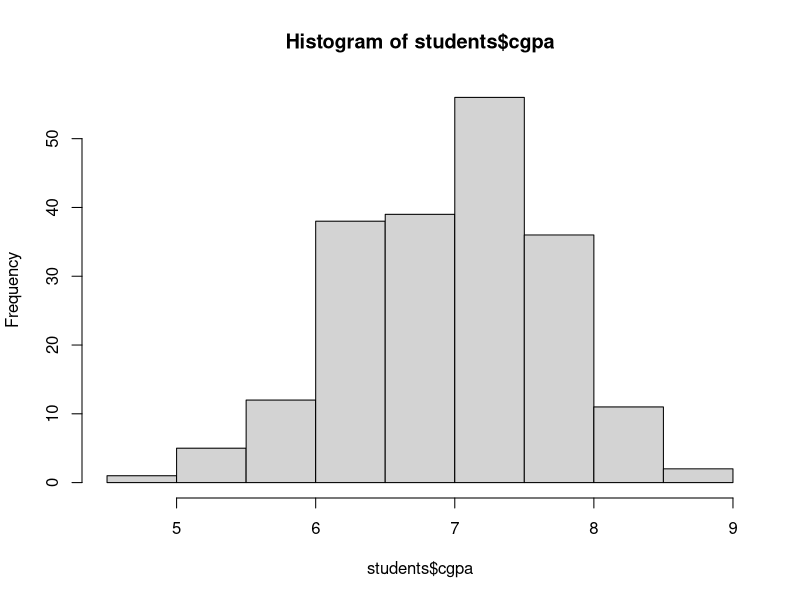
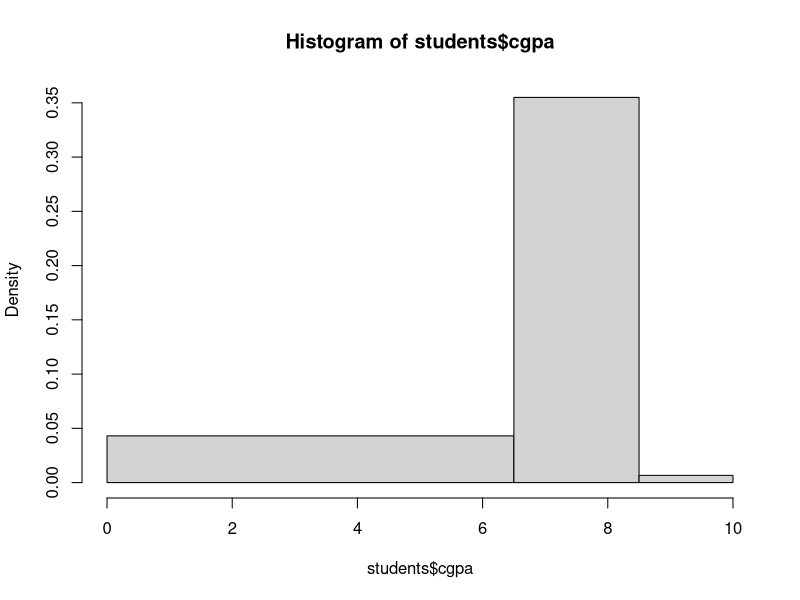
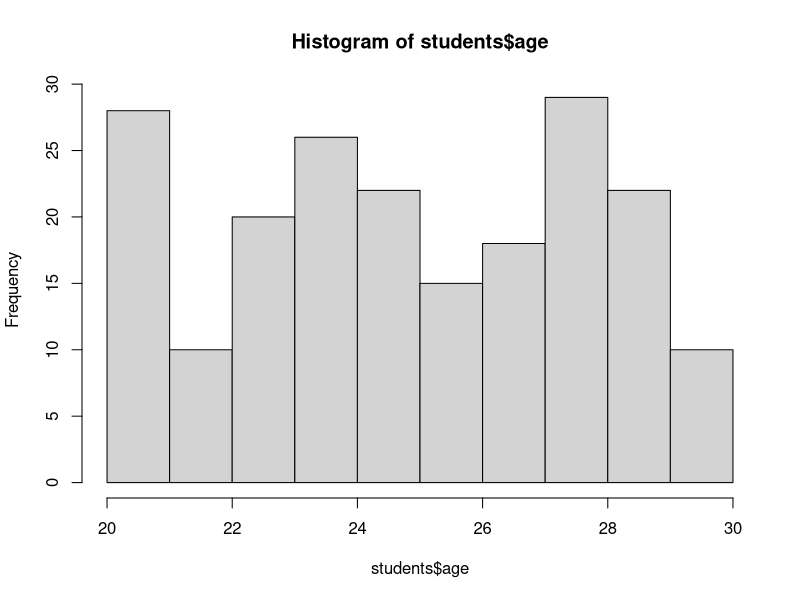
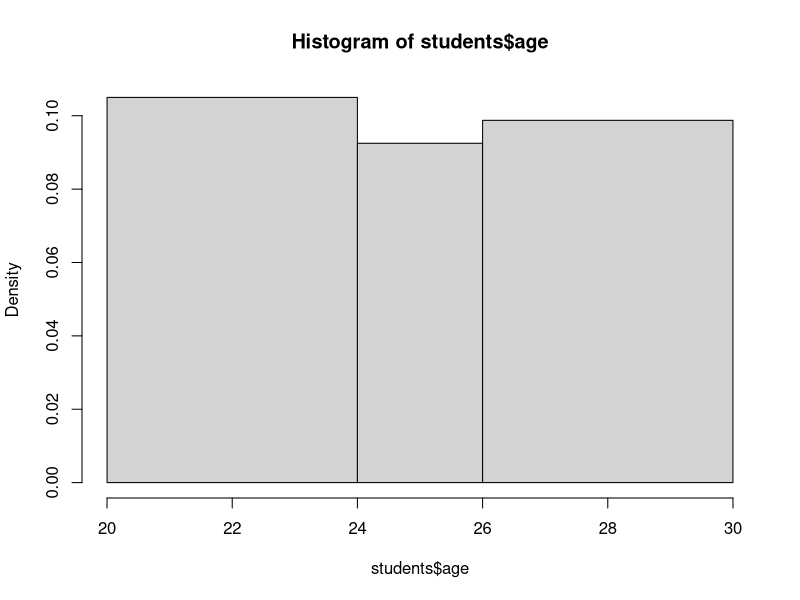
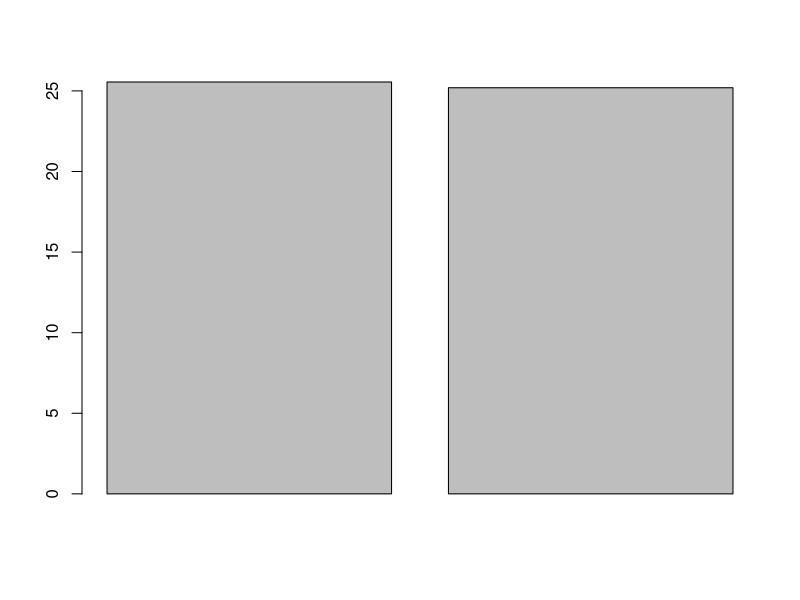
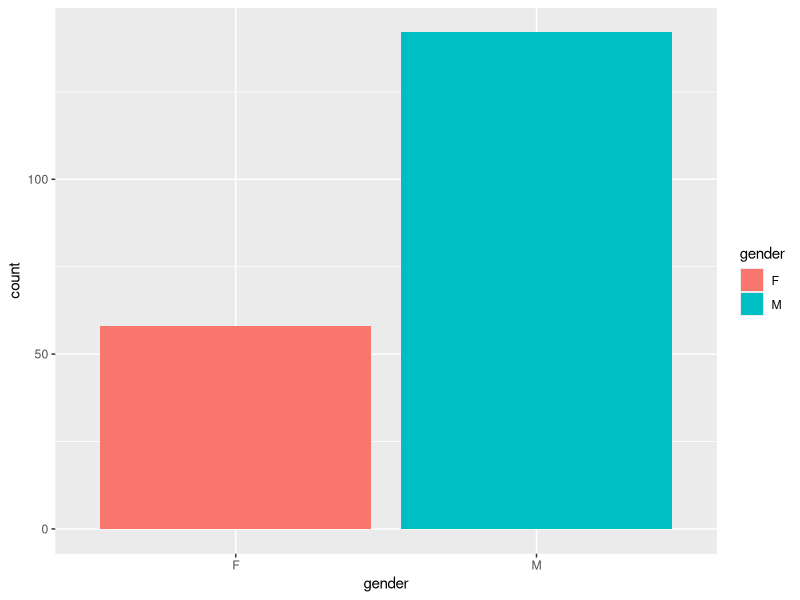
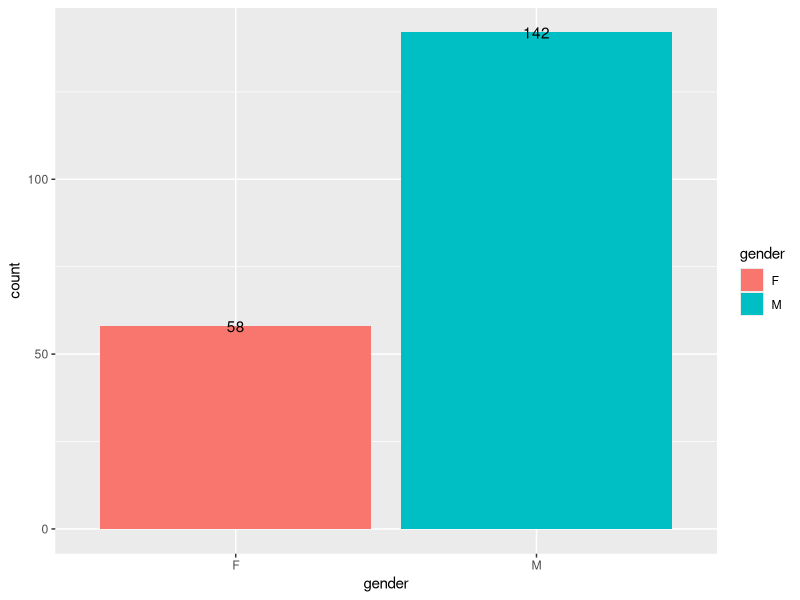
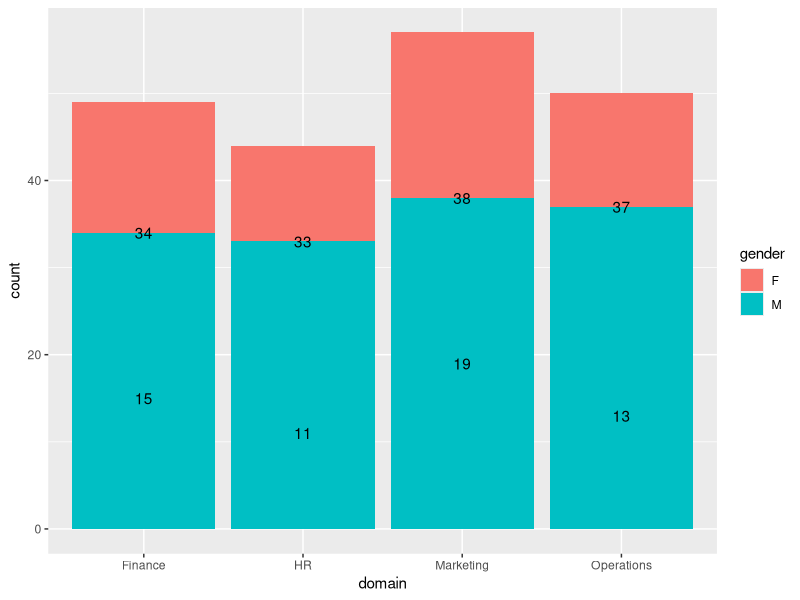

Source code (R) for these figures, in order: (Note: this script raises an error after producing the figures.)
ns=200
(age= round(runif(n=ns,min=20, max=30)))
mean(age)
(gender = sample(x=c('M','F'), size=ns,replace=T, prob=c(.7,.3)))
table(gender)
(batch = sample (x=c('2017','2018','2019'), size=ns, replace=T, prob=c(.2,.3,.5)))
table(batch)  
(cgpa= round(rnorm(n=ns,mean=7,sd=.75),2))
range(cgpa)
(ug=round(rnorm(n=ns,mean=70,sd=5),2))
range(ug)  
(class12=round(rnorm(n=ns,mean=70,sd=7),2))
range(class12)
(domain=sample(c('Finance','HR','Operations','Marketing'),size=ns,replace=T))
students= data.frame(age,gender,batch,cgpa,ug,class12,domain)
head(students)
students$select=sample(c('Placed','Notplaced'), size=ns, replace=T,prob=c(.7,.3))
table(students$select)
(students$salary=round(rnorm(n=ns,mean=12,sd=1),2))
(students$salary=ifelse(students$select=='Notplaced', NA, students$salary))
head(students)
nrow(students)
table(students$domain)
table(students$batch)
table(students$batch, students$domain, students$gender)
hist(students$cgpa)
hist(students$cgpa, breaks=c(0, 6.5, 8.5, 10))
hist(students$age)
hist(students$age, breaks=c(20,24,26,30))


library(dplyr)
library(ggplot2)
t1<-students %>% group_by(gender) %>% summarize(meanAge=mean(age))
barplot(height=t1$meanAge)

ggplot(students, aes(x=gender, fill=gender))+geom_bar(stat='count')
ggplot(students, aes(x=gender, fill=gender))+geom_bar(stat='count')+geom_text(stat='count',aes(label=..count..))
ggplot(students, aes(x=domain, fill=gender))+geom_bar(stat='count')+geom_text(stat='count',aes(label=..count..))
ggplot(students, aes(x=batch, fill=gender))+geom_bar(stat='count')+geom_text(stat='count',aes(label=..count..))

ggplot(students, aes(x=batch, fill=domain))+geom_bar(stat='count')+geom_text(stat='count',aes(label=..count..), position = position_stack())

ggplot(students, aes(x=gender, fill=gender))+geom_bar(stat='count')+geom_text(stat='count',aes(label=..count..), position = position_stack(), vjust=1)+facet_grid(batch~domain)

ggplot(students, aes(x=cgpa))+geom_histogram()
ggplot(students, aes(x=cgpa))+geom_histogram(breaks=c(0,5,7,9,10), fill=1:4)
ggplot(students, aes(x=cgpa))+stat_bin(bins=5, fill=1:5)

ggplot(students, aes(x=gender, fill=gender))+geom_bar(stat='count')+geom_text(stat='count',aes(label=..count..))+facet_grid(batch~domain, scale='free')

students %>% group_by(batch,domain) %>% summarise(avgsal=mean(salary, na.rn=T))

students %>% filter(batch=='2018' & select=='Placed') %>% group_by(domain,gender)%>% summarise(meanSal=mean(salary)) %>% ggplot(., aes(x=domain, y=meanSal, fill=domain)) =geom_bar()
  
